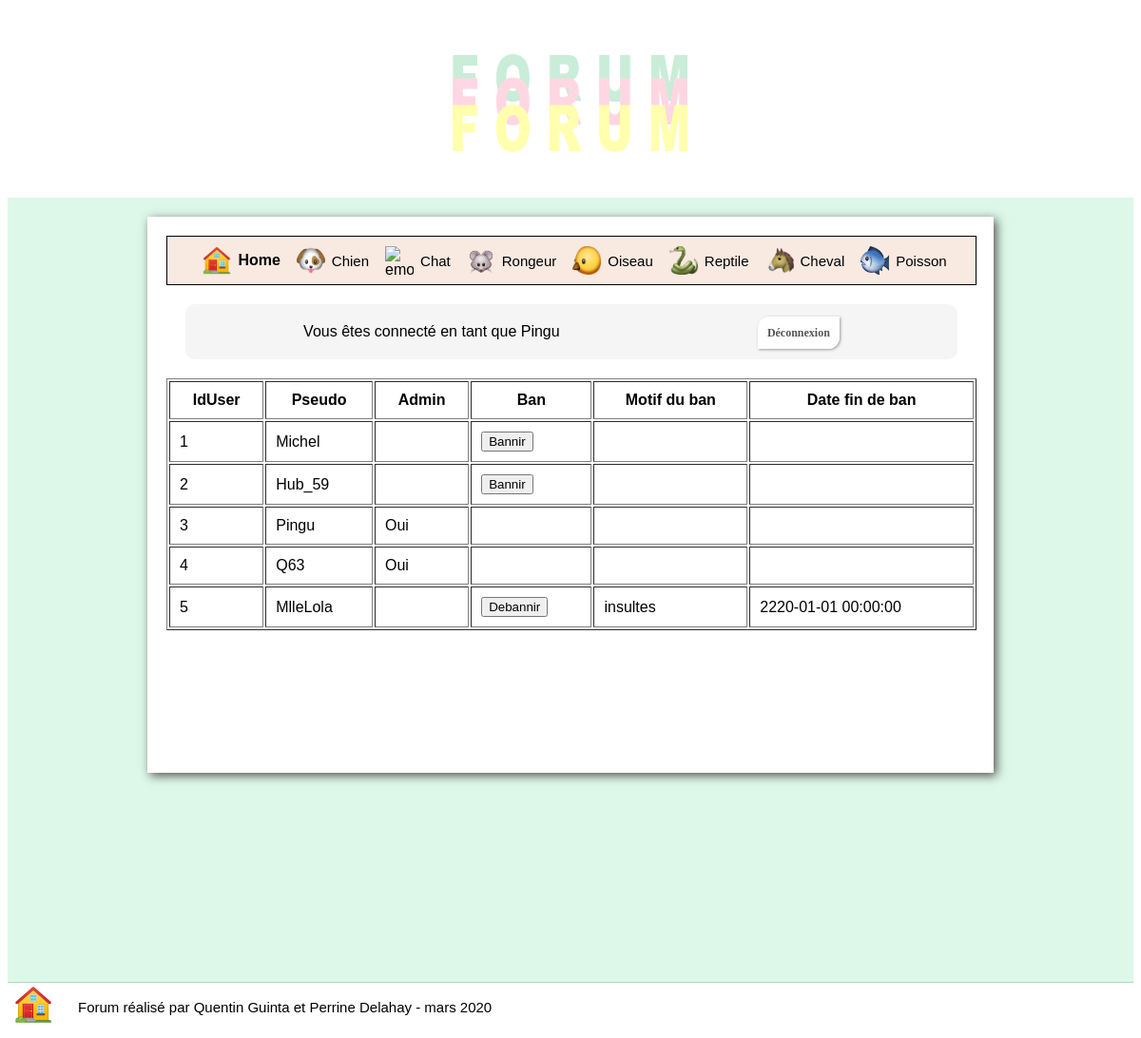
The page /administration.php (signed in) on the database its author committed.
### tables this page shows
CREATE TABLE IF NOT EXISTS Utilisateur(
idUser INT AUTO_INCREMENT,  
pseudo VARCHAR(64),  
email VARCHAR(64),
cheminAvatar VARCHAR(64), 
password VARCHAR(64),
isAdmin TINYINT,
isConnected TINYINT,
isBanned TINYINT,
motifBan VARCHAR(64),
dateFinBan DATETIME,
PRIMARY KEY(idUser));

### dataManagers/UtilisateurManager.php (called while the page is built, shortened)
<?php
    include_once("dataManagers/data/Utilisateur.php");
    class UtilisateurManager
    {
        public static function findUser($pseudo)
        {
            $connex = DatabaseLinker::getConnexion();
            $user=null;
            $state=$connex->prepare("SELECT * FROM Utilisateur WHERE pseudo=?");
            $state->bindParam(1,$pseudo);
            $state->execute();
            $resultatsUsers=$state->fetchAll();
            if(!empty($resultatsUsers))
            {
                $resultUser=$resultatsUsers[0];
                $user = new Utilisateur();
                $user->setIdUser($resultUser["idUser"]);
                $user->setPseudo($resultUser["pseudo"]);
                $user->setEmail($resultUser["email"]);
                $user->setCheminAvatar($resultUser["cheminAvatar"]);
                $user->setPassword($resultUser["password"]);
                $user->setIsAdmin($resultUser["isAdmin"]);
                $user->setIsConnected($resultUser["isConnected"]);
                $user->setIsBanned($resultUser["isBanned"]);
                $user->setMotifBan($resultUser["motifBan"]);
                $user->setDateFinBan($resultUser["dateFinBan"]);
            }
            return $user;
        }
        public static function findUserWithId($idUser)
        {
            $connex = DatabaseLinker::getConnexion();
            $user=null;
            $state=$connex->prepare("SELECT * FROM Utilisateur WHERE idUser=?");
            $state->bindParam(1,$idUser);
            $state->execute();
            $resultatsUsers=$state->fetchAll();
            if(!empty($resultatsUsers))
            {
                $resultUser=$resultatsUsers[0];
                $user = new Utilisateur();
                $user->setIdUser($resultUser["idUser"]);
                $user->setPseudo($resultUser["pseudo"]);
                $user->setEmail($resultUser["email"]);
                $user->setCheminAvatar($resultUser["cheminAvatar"]);
                $user->setPassword($resultUser["password"]);
                $user->setIsAdmin($resultUser["isAdmin"]);
                $user->setIsConnected($resultUser["isConnected"]);
                $user->setIsBanned($resultUser["isBanned"]);
                $user->setMotifBan($resultUser["motifBan"]);
                $user->setDateFinBan($resultUser["dateFinBan"]);
            }
            return $user;
        }
        public static function findAllUsers()
        {
            $tabUsers = array();
            $connex = DatabaseLinker::getConnexion();
            $state = $connex->prepare("SELECT idUser FROM Utilisateur");
            $state->execute();
            $resultats = $state->fetchAll();
            foreach($resultats as $result)
            {
                $user = UtilisateurManager::findUserWithId($result["idUser"]);
                $tabUsers[] = $user;
            }
            return $tabUsers;
        }
    }
?>

### dataManagers/data/Utilisateur.php (called while the page is built, shortened)
<?php
    class Utilisateur
    {
        private $idUser;
        private $pseudo;
        private $isAdmin;
        private $isBanned;
        private $dateFinBan;
        private $motifBan;
        function getIsBanned() {
            return $this->isBanned;
        }
        function getDateFinBan() {
            return $this->dateFinBan;
        }
        function getMotifBan() {
            return $this->motifBan;
        }
        function setIsBanned($isBanned) {
            $this->isBanned = $isBanned;
        }
        function setDateFinBan($dateFinBan) {
            $this->dateFinBan = $dateFinBan;
        }
        function setMotifBan($motifBan) {
            $this->motifBan = $motifBan;
        }
        function getIdUser()
        {
            return $this->idUser;
        }
        function getPseudo()
        {
            return $this->pseudo;
        }
        function getIsAdmin()
        {
            return $this->isAdmin;
        }
        function setIdUser($idUser)
        {
            $this->idUser = $idUser;
        }
        function setPseudo($pseudo)
        {
            $this->pseudo = $pseudo;
        }
        function setIsAdmin($isAdmin)
        {
            $this->isAdmin = $isAdmin;
        }
    }

### administration.php (the view, shortened to what this page needs)
<?php
    include_once("include/header.php");
    include_once("dataManagers/data/Utilisateur.php");
    include_once("dataManagers/UtilisateurManager.php");
    if(isset($_SESSION["login"]))
    {
?>
        <div class="session-container">
<?php
            echo "Vous êtes connecté en tant que ".$_SESSION["login"];
            $currentUser = UtilisateurManager::findUser($_SESSION["login"]);
?>
            <div class="deco-bouton"> <a href="index.php?deco=true">Déconnexion</a> </div>
        </div>
<?php
        if($currentUser->getIsAdmin()==1)
        {
            $tabUsers = UtilisateurManager::findAllUsers();
?>
        <div class="tab-users">
            <table border="1" cellpadding="10" width="100%">
                <tr>
                    <th>IdUser</th>
                    <th>Pseudo</th>
                    <th>Admin</th>
                    <th>Ban</th>
                    <th>Motif du ban</th>
                    <th>Date fin de ban</th>
                </tr>
<?php
            foreach ($tabUsers as $user)
            {
?>
                <tr>
                    <td> <?php echo $user->getIdUser(); ?></td>
                    <td> <?php echo $user->getPseudo(); ?></td>
                    <td> <?php if($user->getIsAdmin()==1){echo "Oui";}else{echo"";} ?></td>
                    <td>
<?php
                        if($user->getIsBanned()==0 && $user->getIsAdmin()==0)
                        {
?>
                            <form method="POST" action="updateBan.php">
                                <input type="submit" value="Bannir"/>
                            </form>
<?php
                        }
                        else if($user->getIsBanned()==1 && $user->getIsAdmin()==0)
                        {
?>
                            <form method="POST" action="updateBan.php">
                                <input type="submit" value="Debannir"/>
                            </form>
<?php
                        }
?>
                    </td>
                    <td> <?php if($user->getMotifBan()!="null"){ echo $user->getMotifBan(); }?> </td>
                    <td> <?php if($user->getDateFinBan()!="2000-01-01 00:00:00"){ echo $user->getDateFinBan(); }?> </td>
                </tr>
<?php
            }
?>
            </table>
        </div>
<?php
        }
    }
    include_once("include/footer.php");
?>

### css/general.css (style rules this page uses)
.session-container { margin: 20px; background: #f5f5f5; display: flex; flex-wrap: wrap; justify-content: space-around; padding: 20px; border-radius: 10px; align-items: center; }
.deco-bouton a { border-radius:12px 0 12px 0; background-color: white; border:none; color:#555; font: bold 12px Verdana; padding:10px; box-shadow:1px 1px 3px #999; text-decoration: none; }
.deco-bouton { text-decoration: none; }
.tab-users { border: 0.5px; }

### rows shown on the page
utilisateur: idUser "1", pseudo "Michel"
utilisateur: idUser "2", pseudo "Hub_59"
utilisateur: idUser "3", pseudo "Pingu", isAdmin "Oui"
utilisateur: idUser "4", pseudo "Q63", isAdmin "Oui"
utilisateur: idUser "5", pseudo "MlleLola", motifBan "insultes", dateFinBan "2220-01-01 00:00:00"

### other values the page prints
$_SESSION["login"] "Pingu"
